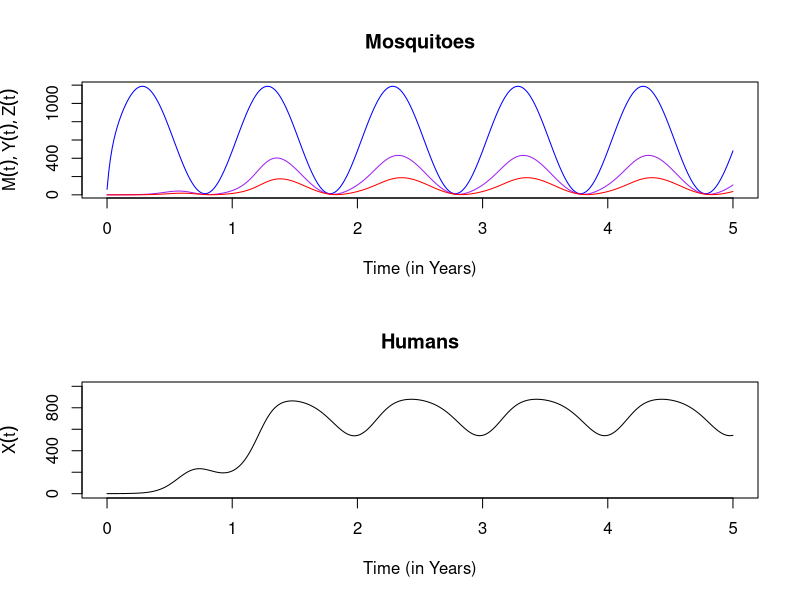
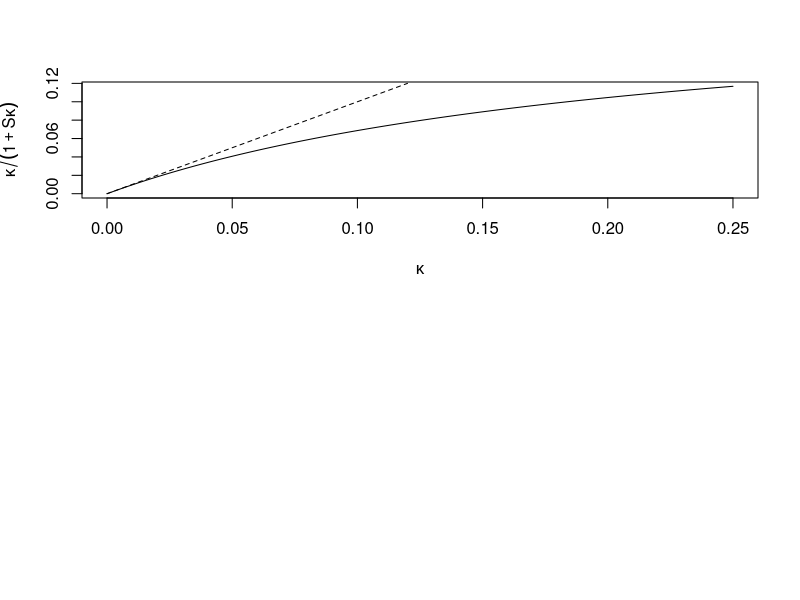
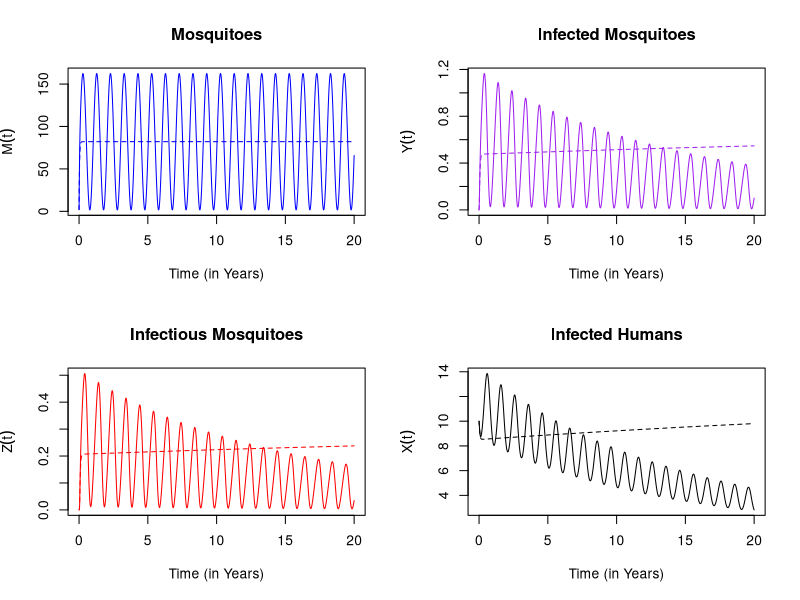
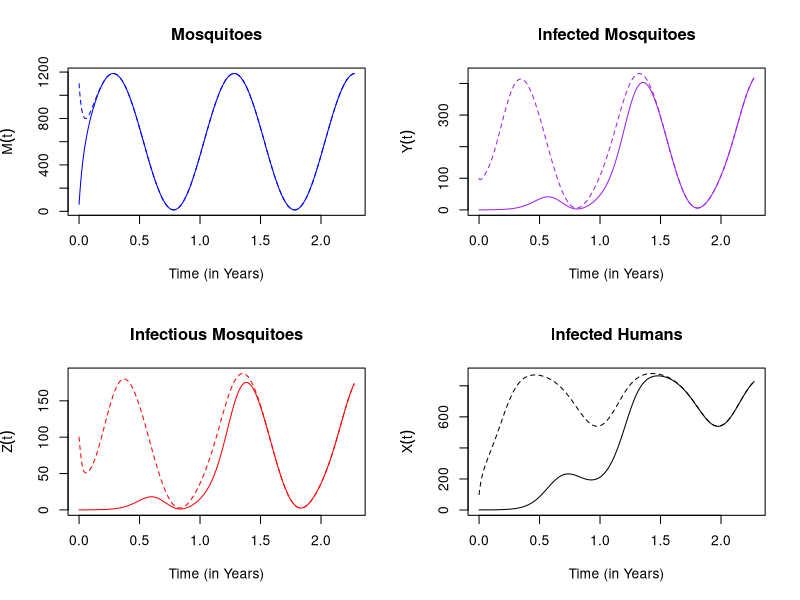
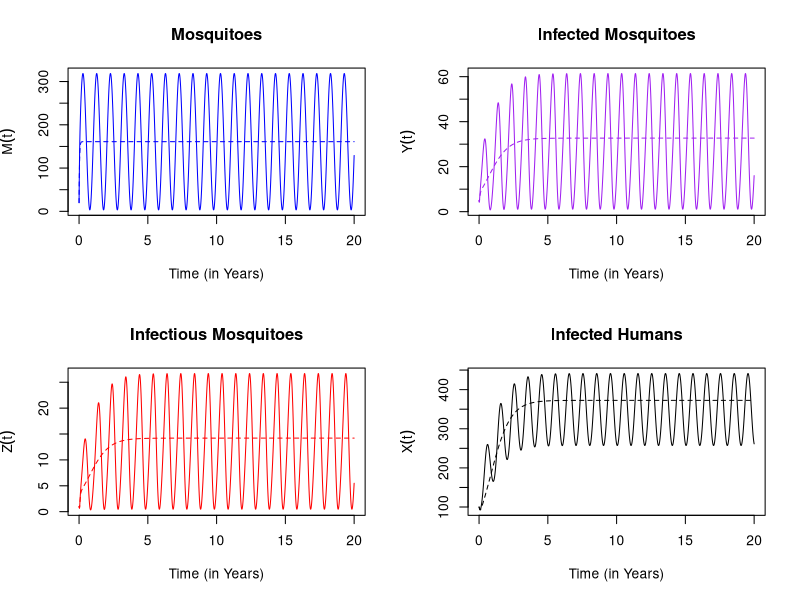

Generate these figures, in order, with R:
## ---- chunk 1
dAronMay = function(t, y, params){with(params,{
 
  # Variables  
  if(t<=tau) ylag<-y0 else ylag <- lagvalue(t-tau)
  M=y[1]; M_tau = ylag[1]
  Y=y[2]; Y_tau = ylag[2]; 
  Z=y[3]; 
  X=y[4]; X_tau = ylag[4]
   
  # Terms 
  kappa = c*X/H; kappa_tau = c*X_tau/H
  h = b*f*q*Z/H 
   
  # Dynamics 
  dM = Lambda(t) - g*M
  dY = f*q*kappa*(M-Y) -g*Y
  dZ = f*q*kappa_tau*(M_tau-Y_tau)*exp(-g*tau) -g*Z
  dX = h*(H-X)-r*X
  
  return(list(c(dM, dY, dZ, dX)))
})} 
## ---- chunk 2
y0= c(M=60, Y=0, Z=0, X=1)
## ---- chunk 3
y0
## ---- chunk 4
as.list(y0)$M
## ---- chunk 5
with(as.list(y0), {
  M
})
## ---- chunk 6
makeParams = function(y0, 
                      g=1/12, f=1/2.5, q=0.95,  
                      c=0.15,
                      b=0.55, r=1/200, H=1000,  
                      m=.05, ss=1,  
                      tau=10  
                      ){
  ss = min(1,max(0, ss))
return(list(y0=y0,g=g,f=f,q=q,c=c,H=H,tau=tau,b=b,r=r,
  Lambda = function(t){m*H*(1 + ss*sin(2*pi*t/365))})) 
} 
params = makeParams(y0)
## ---- chunk 7
tt = seq(0,5*365, by=5) 
## ---- chunk 8
require(deSolve)
yout <- dede(y=y0, times=tt, func=dAronMay, parms=params) 
## ---- chunk 9
plotTS_AronMay = function(yout){with(data.frame(yout),{
  par(mfrow = c(2,1))
  plot(time/365, M, type = "l", col = "blue", 
       xlab = "Time (in Years)", 
       ylab = expression(list(M(t), Y(t), Z(t))), 
       main = "Mosquitoes")
  lines(time/365, Y, col = "purple")
  lines(time/365, Z, col = "red")
  
  plot(time/365, X, ylim = c(0,1000), type = "l", 
       xlab = "Time (in Years)", 
       ylab = expression(X(t)), 
       main = "Humans")
})}
## ---- chunk 10
plotTS_AronMay(yout)
## ---- chunk 11
S = with(params, f*q/g) 
kappa = seq(0,.25, length.out=100)
plot(kappa, kappa/(1+S*kappa), type = "l", xlab=expression(kappa), ylab = expression(kappa / (1 + S*kappa)))
segments(0,0,0.12,0.12, lty = 2)
## ---- chunk 12
compareTS_AronMay = function(yout1, yout2){
  dta1 = data.frame(yout1) 
  dta2 = data.frame(yout2) 
  par(mfrow = c(2,2))
  with(dta1,plot(time/365, M, type = "l", col = "blue", 
       xlab = "Time (in Years)", 
       ylab = expression(M(t)), 
       main = "Mosquitoes"))
  with(dta2, lines(time/365, M, col = "blue", lty=2))
  yrng = range(dta1$Y, dta2$Y)
  with(dta1,plot(time/365, Y, type = "l", ylim = yrng, col = "purple", 
       xlab = "Time (in Years)", 
       ylab = expression(Y(t)), 
       main = "Infected Mosquitoes"))
  with(dta2, lines(time/365, Y, col = "purple", lty=2))
  zrng = range(dta1$Z, dta2$Z)
  with(dta1,plot(time/365, Z, type = "l", ylim = zrng, col = "red", 
       xlab = "Time (in Years)", 
       ylab = expression(Z(t)), 
       main = "Infectious Mosquitoes"))
  with(dta2, lines(time/365, Z, col = "red", lty=2))
  xrng = range(dta1$X, dta2$X)
  with(dta1,plot(time/365, X, ylim = xrng, type = "l", 
       xlab = "Time (in Years)", 
       ylab = expression(X(t)), 
       main = "Infected Humans"))
  with(dta2, lines(time/365, X, lty=2))
}
## ---- chunk 13
makeParamsThresh = function(y0, 
                      g=1/12, f=1/2.5, q=0.95,  
                      c=0.15,
                      b=0.55, r=1/200, H=1000,  
                      ss=1, R0=1, 
                      tau=10  
                      ){
  S = f*q/g 
  m = R0*r/(b*c*S^2*exp(-g*tau))
  ss = min(1,max(0, ss))
return(list(y0=y0,g=g,f=f,q=q,c=c,H=H,tau=tau,b=b,r=r,
  Lambda = function(t){m*H*(1 + ss*sin(2*pi*t/365))})) 
} 
## ---- chunk 14
yI = c(M=2, Y=0, Z=0, X=10)
tt = seq(0, 7300, by=5)

paramsA = makeParamsThresh(yI, R0=1.02, ss=0)
paramsB = makeParamsThresh(yI, R0=1.02)
youtA <- dede(y=yI, times=tt, func=dAronMay, parms=paramsA) 
youtB <- dede(y=yI, times=tt, func=dAronMay, parms=paramsB) 

compareTS_AronMay(youtB, youtA)
## ---- chunk 15
y1 = c(M=1100, Y=100, Z=100, X=100)
tt = seq(0, 830, by =1)
params1 = makeParams(y1)
yout0 <- dede(y=y0, times=tt, func=dAronMay, parms=params) 
yout1 <- dede(y=y1, times=tt, func=dAronMay, parms=params1) 
compareTS_AronMay(yout0, yout1)
## ---- chunk 16
yI = c(M=20, Y=5, Z=1, X=100)
tt = seq(0, 7300, by=5)

paramsC = makeParamsThresh(yI, R0=2, ss=0)
paramsD = makeParamsThresh(yI, R0=2)
youtC <- dede(y=yI, times=tt, func=dAronMay, parms=paramsC) 
youtD <- dede(y=yI, times=tt, func=dAronMay, parms=paramsD) 

compareTS_AronMay(youtD, youtC)
